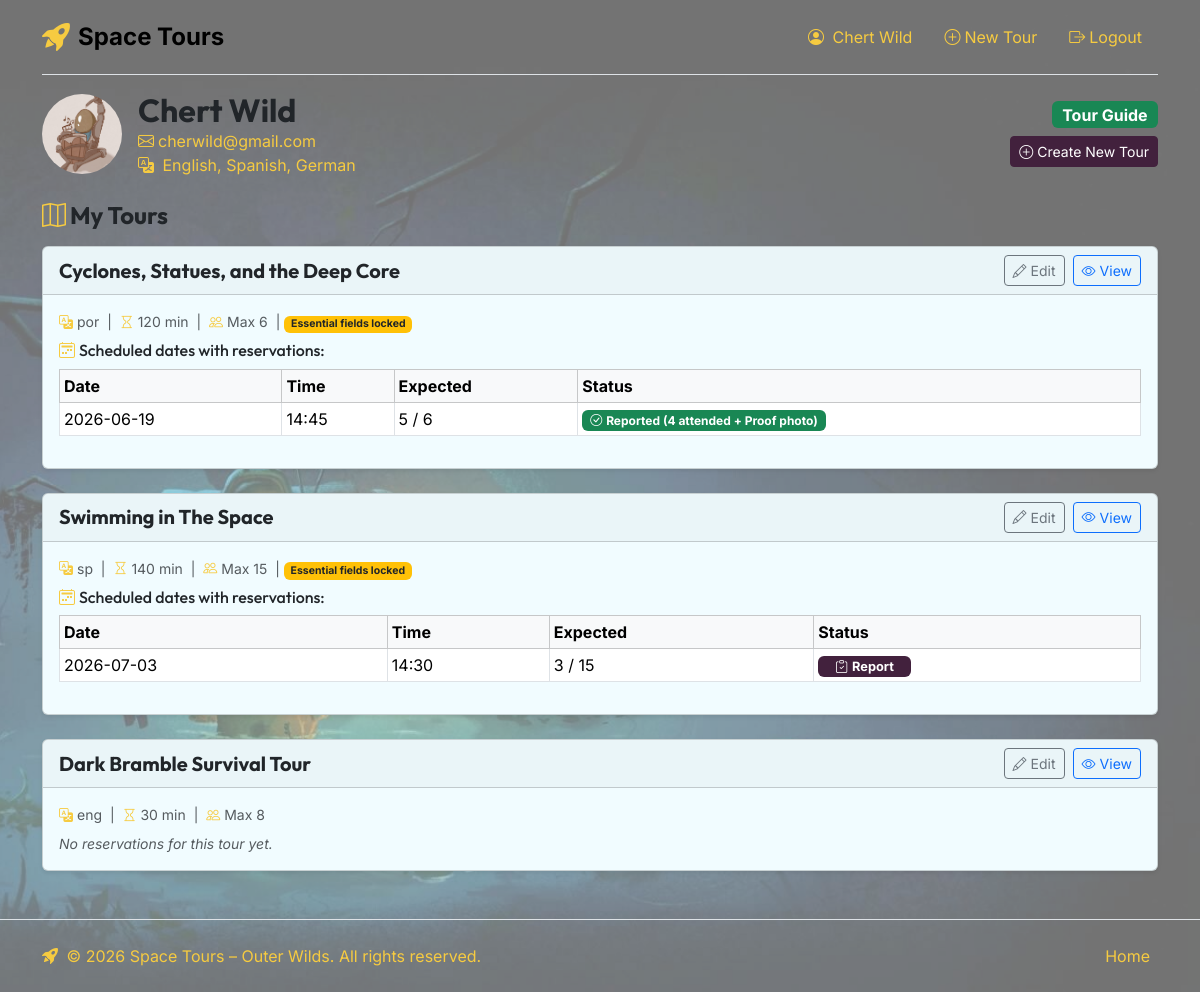
Screenshot of /profile (signed in) with the database file from the repository.
### tables this page shows
CREATE TABLE "Guides" (
	"id"	INTEGER NOT NULL UNIQUE,
	"first_name"	TEXT NOT NULL,
	"last_name"	TEXT NOT NULL,
	"email"	TEXT NOT NULL UNIQUE,
	"languages"	TEXT NOT NULL,
	"password"	TEXT NOT NULL,
	"profile_img_address"	TEXT,
	PRIMARY KEY("id")
);

CREATE TABLE "Tours" (
	"id"	INTEGER NOT NULL UNIQUE,
	"title"	TEXT NOT NULL,
	"guide_id"	INTEGER NOT NULL,
	"schedule"	TEXT NOT NULL,
	"meetpoint_place_id"	INTEGER NOT NULL,
	"duration"	INTEGER NOT NULL,
	"language"	TEXT NOT NULL,
	"max_part_count"	INTEGER NOT NULL,
	"description"	TEXT NOT NULL,
	"photo_1_address"	TEXT NOT NULL,
	"photo_2_address"	TEXT NOT NULL,
	"photo_3_address"	TEXT NOT NULL,
	"photo_4_address"	TEXT NOT NULL,
	"photo_5_address"	TEXT NOT NULL,
	PRIMARY KEY("id" AUTOINCREMENT)
);

CREATE TABLE "Reserved_Tours" (
	"id"	INTEGER NOT NULL UNIQUE,
	"tour_id"	INTEGER NOT NULL,
	"date"	TEXT NOT NULL,
	"time"	TEXT NOT NULL,
	"actual_part_count"	INTEGER,
	"proof_img_address"	TEXT,
	"reported"	INTEGER NOT NULL,
	"expected_part_count"	INTEGER NOT NULL,
	PRIMARY KEY("id" AUTOINCREMENT)
);

### app.py (the view)
@app.route('/profile')
@login_required
def profile():
    if current_user.user_type == 'participant':
        _, pid = current_user.id.split('_', 1)
        reservations = ops.get_participant_profile_data(pid)
        reservations.sort(key=lambda r: (r['reserved_tour']['date'], r['reserved_tour']['time']))
        return render_template('profile.html', reservations=reservations)
    elif current_user.user_type == 'guide':
        _, gid = current_user.id.split('_', 1)
        tours = ops.get_guide_profile_data(gid)
        for t in tours:
            t['reserved_tours'].sort(key=lambda rt: (rt['date'], rt['time']))
        tours.sort(key=lambda t: min((rt['date'] for rt in t['reserved_tours']), default='9999-12-31'))
        reverse_languages = {v: k for k, v in LANGUAGES.items()}
        guide_languages = [reverse_languages.get(code) for code in current_user.languages.split(';') if code]
        return render_template('profile.html', tours=tours, languages=guide_languages)
    elif current_user.user_type == 'admin':
        stats, guides_with_tours = ops.get_admin_profile_data()
        return render_template('profile.html', stats=stats, guides=guides_with_tours)
    return redirect(url_for('home'))

### templates/profile.html (shortened to what this page needs)
{% extends 'base.html' %}
{% block content %}
{% if current_user.user_type == 'participant' %}
<header class="d-flex justify-content-between align-items-center mb-4">
  <div>
    <h2><i class="bi bi-person-circle me-2 text-primary"></i>{{ current_user.first_name }} {{ current_user.last_name }}
    </h2>
    <p class="text-muted mb-0 text-primary"><i class="bi bi-envelope me-1 text-primary"></i>{{ current_user.email }}</p>
  </div>
  <span class="badge bg-primary fs-6">Participant</span>
</header>
<h4 class="mb-3 fw-bold"><i class="bi bi-calendar-check me-1 text-primary"></i>My Reservations</h4>
{% if reservations %}
{% for item in reservations|reverse %}
<article class="card mb-3 shadow-sm border-0">
  <div class="card-body {{ 'bg-grey-color' if item.is_past else 'bg-silver-color' }}">
    <div class="row align-items-center ">
      <div class="col-12 col-md-8">
        <h5 class="card-title mb-1">
          {{ item.tour.title }}
          {% if item.is_past %}
          <span class="badge bg-purple-color text-white border ms-2 mt-1 fw-normal"
            style="font-size: 0.8rem;">Past</span>
          {% endif %}
        </h5>
        <p class="mb-1">
          <i class="bi bi-calendar me-1 text-primary"></i>
          <strong>{{ item.reserved_tour.date }}</strong> at <strong>{{ item.reserved_tour.time }}</strong>
        </p>
        <p class="mb-1">
          <i class="bi bi-geo-alt me-1 text-success"></i>
          Meeting point: <strong>{{ item.meetpoint_name }}</strong>
        </p>
        <p class="mb-1">
          <i class="bi bi-people me-1 text-info"></i>
          Party size: <strong>{{ item.reservation.person_count }}</strong> person(s)
        </p>
        {% if item.reservation.addit_person_1 %}
        <p class="mb-0 small text-muted">
          Additional:
          {{ item.reservation.addit_person_1 }}
          {% if item.reservation.addit_person_2 %}, {{ item.reservation.addit_person_2 }}{% endif %}
          {% if item.reservation.addit_person_3 %}, {{ item.reservation.addit_person_3 }}{% endif %}
        </p>
        {% endif %}
      </div>
      <div class="col-12 col-md-4 text-md-end mt-3 mt-md-0">
        {% if item.is_past %}
        <span class="badge bg-secondary">
          <i class="bi bi-calendar-x me-1"></i>Past Reservation
        </span>
        {% elif item.can_cancel %}
        <form action="{{ url_for('cancel_reservation', reservation_id=item.reservation.id) }}" method="post">
          <button type="submit" class="btn btn-outline-danger btn-sm"
            onclick="return confirm('Cancel this reservation?')">
            <i class="bi bi-x-circle me-1"></i>Cancel
          </button>
        </form>
        {% else %}
        <span class="badge bg-secondary">
          <i class="bi bi-lock me-1"></i>Cannot cancel (within 24 h)
        </span>
        {% endif %}
      </div>
    </div>
  </div>
</article>
{% endfor %}
{% else %}
<div class="alert alert-info">
  <i class="bi bi-info-circle me-1"></i>
  You have no reservations yet.
  <a href="{{ url_for('home') }}#tours-anchor" class="alert-link">Browse tours</a>
</div>
{% endif %}
{% elif current_user.user_type == 'guide' %}
<header class="d-flex justify-content-between align-items-center mb-4">
  <div class="d-flex align-items-center gap-3">
    {% if current_user.profile_img_address %}
    <img src="{{ url_for('static', filename=current_user.profile_img_address) }}" class="guide-avatar"
      alt="Profile photo">
    {% else %}
    <div class="guide-avatar bg-secondary d-flex align-items-center justify-content-center text-white fs-3">
      <i class="bi bi-person"></i>
    </div>
    {% endif %}
    <div>
      <h2 class="mb-0 fw-bold">{{ current_user.first_name }} {{ current_user.last_name }}</h2>
      <p class="text-muted mb-0 text-primary"><i class="bi bi-envelope me-1 text-primary"></i>{{ current_user.email }}
      </p>
      <p class="text-muted mb-0 text-primary">
        <i class="bi bi-translate me-1 text-primary"></i>
        {%for lan in languages %}
        {{lan + ', ' if lan != languages[-1] else lan}}
        {%endfor%}
      </p>
    </div>
  </div>
  <div class="d-flex flex-column align-items-end gap-2">
    <span class="badge bg-success fs-6">Tour Guide</span>
    <a href="{{ url_for('create_tour') }}" class="btn btn-primary btn-sm">
      <i class="bi bi-plus-circle me-1"></i>Create New Tour
    </a>
  </div>
</header>
<h4 class="mb-3 fw-bold"><i class="bi bi-map me-1 text-primary"></i>My Tours</h4>
{% if tours %}
{% for tour_item in tours %}
<article class="card mb-4 shadow-sm bg-silver-color">
  <div class="card-header d-flex justify-content-between align-items-center">
    <h5 class="mb-0 fw-bold">{{ tour_item.title }}</h5>
    <div class="d-flex gap-2">
      <a href="{{ url_for('edit_tour', tour_id=tour_item.id) }}" class="btn btn-sm btn-outline-secondary">
        <i class="bi bi-pencil me-1"></i>Edit
      </a>
      <a href="{{ url_for('tour_detail', tour_id=tour_item.id) }}" class="btn btn-sm btn-outline-primary">
        <i class="bi bi-eye me-1"></i>View
      </a>
    </div>
  </div>
  <div class="card-body">
    <p class="text-muted small mb-2">
      <i class="bi bi-translate me-1 text-primary"></i>{{ tour_item.language }} &nbsp;|&nbsp;
      <i class="bi bi-hourglass me-1 text-primary"></i>{{ tour_item.duration }} min &nbsp;|&nbsp;
      <i class="bi bi-people me-1 text-primary"></i>Max {{ tour_item.max_part_count }}
      {% if tour_item.has_reservations %}
      &nbsp;|&nbsp;<span class="badge bg-warning text-dark">Essential fields locked</span>
      {% endif %}
    </p>
    {% if tour_item.reserved_tours %}
    <h6 class="mt-2"><i class="bi bi-calendar2-week me-1 text-primary"></i>Scheduled dates with reservations:</h6>
    <div class="table-responsive">
      <table class="table table-sm table-bordered">
        <thead class="table-light">
          <tr>
            <th>Date</th>
            <th>Time</th>
            <th>Expected</th>
            <th>Status</th>
          </tr>
        </thead>
        <tbody>
          {% for rt in tour_item.reserved_tours %}
          <tr>
            <td>{{ rt.date }}</td>
            <td>{{ rt.time }}</td>
            <td>{{ rt.expected_part_count }} / {{ tour_item.max_part_count }}</td>
            <td>
              {% if rt.is_past %}
              {% if rt.reported %}
              <span class="badge bg-success">
                <i class="bi bi-check-circle me-1"></i>Reported ({{ rt.actual_part_count }} attended + Proof photo)
              </span>
              {% elif rt.reportable %}
              <a href="{{ url_for('report_tour', reserved_tour_id=rt.id) }}" class="btn btn-sm btn-report">
                <i class="bi bi-clipboard-check me-1"></i>Report
              </a>
              {% endif %}
              {% else %}
              <span class="badge bg-info text-dark">
                <i class="bi bi-clock me-1"></i>Upcoming
              </span>
              {% endif %}
            </td>
          </tr>
          {% endfor %}
        </tbody>
      </table>
    </div>
    {% else %}
    <p class="text-muted small fst-italic mb-0">No reservations for this tour yet.</p>
    {% endif %}
  </div>
</article>
{% endfor %}
{% else %}
<div class="alert alert-info">
  <i class="bi bi-info-circle me-1"></i>
  You haven't created any tours yet.
  <a href="{{ url_for('create_tour') }}" class="alert-link">Create your first tour</a>
</div>
{% endif %}
{% endif %}
{% endblock %}
{% block styles %}
  <link rel="stylesheet" href="{{ url_for('static', filename='styles/profile.css') }}">
{% endblock %}

### templates/base.html (shortened to what this page needs)
<!DOCTYPE html>
<html lang="en">
<head>
  <link href="https://cdn.jsdelivr.net/npm/bootstrap@5.3.8/dist/css/bootstrap.min.css" rel="stylesheet"
>
  <link rel="stylesheet" href="https://cdn.jsdelivr.net/npm/bootstrap-icons@1.13.1/font/bootstrap-icons.min.css">
  <link rel="stylesheet" href="{{ url_for('static', filename='styles/global.css') }}">
  {% block styles %}{% endblock %}
</head>
{% if current_user.is_authenticated and current_user.user_type == 'guide' %}
{% set bg_class = 'bg-guide' %}
{% elif current_user.is_authenticated and current_user.user_type == 'participant' %}
{% set bg_class = 'bg-participant' %}
{% elif current_user.is_authenticated and current_user.user_type == 'admin' %}
{% set bg_class = 'bg-admin' %}
{% else %}
{% set bg_class = 'bg-guest' %}
{% endif %}
<body class="d-flex flex-column min-vh-100 page-bg {{ bg_class }}"">
  <div class=" d-flex flex-column min-vh-100 page-overlay">
  <div class="container">
    <header class="d-flex flex-wrap justify-content-between align-items-center py-3 mb-3 border-bottom">
      <a href="{{ url_for('home') }}" class="d-flex align-items-center text-decoration-none link-body-emphasis">
        <i class="bi bi-rocket-takeoff-fill fs-3 me-2 text-primary"></i>
        <span class="fs-4 fw-bold">Space Tours</span>
      </a>
      <nav aria-label="Main Navigation">
        <ul class="nav nav-pills">
          {% if not current_user.is_authenticated %}
          <li class="nav-item">
            <a href="{{ url_for('login') }}" class="nav-link text-primary" id="nav-login">
              <i class="bi bi-box-arrow-in-right me-1 text-primary"></i>Login
            </a>
          </li>
          <li class="nav-item">
            <a href="{{ url_for('register') }}" class="nav-link text-primary" id="nav-register">
              <i class="bi bi-person-plus me-1 text-primary"></i>Register
            </a>
          </li>
          {% else %}
          <li class="nav-item">
            <a href="{{ url_for('profile') }}" class="nav-link text-primary" id="nav-profile">
              <i class="bi bi-person-circle me-1 text-primary"></i>
              {% if current_user.user_type == 'admin' %}
              {{ current_user.username }}
              {% else %}
              {{ current_user.first_name }} {{ current_user.last_name }}
              {% endif %}
            </a>
          </li>
          {% if current_user.user_type == 'guide' %}
          <li class="nav-item">
            <a href="{{ url_for('create_tour') }}" class="nav-link text-primary" id="nav-create-tour">
              <i class="bi bi-plus-circle me-1 text-primary"></i>New Tour
            </a>
          </li>
          {% endif %}
          <li class="nav-item">
            <a href="{{ url_for('logout') }}" class="nav-link text-primary" id="nav-logout">
              <i class="bi bi-box-arrow-right me-1 text-primary"></i>Logout
            </a>
          </li>
          {% endif %}
        </ul>
      </nav>
    </header>
    <main class="mb-5">
      {% block content %}{% endblock %}
    </main>
  </div>
  <footer class="mt-auto border-top">
    <div class="container py-3">
      <div class="row align-items-center">
        <div class="col-12 col-md-6 mb-2 mb-md-0">
          <span class="text-primary">
            <i class="bi bi-rocket-takeoff-fill me-1 text-primary"></i>
            © 2026 Space Tours – Outer Wilds. All rights reserved.
          </span>
        </div>
        <div class="col-12 col-md-6">
          <ul class="nav justify-content-md-end justify-content-start">
            <li class="nav-item">
              <a href="{{ url_for('home') }}" class="nav-link px-2 text-primary">Home</a>
            </li>
          </ul>
        </div>
      </div>
    </div>
  </footer>
  </div>
</body>
</html>

### rows the page displays
Guides: first_name "Chert", last_name "Wild", profile_img_address (picture), email "cherwild@gmail.com"
Tours: title "Cyclones, Statues, and the Deep Core", language "por", duration "120", max_part_count "6", shows "Essential fields locked"
Reserved_Tours: date "2026-06-19", time "14:45", expected_part_count "5", actual_part_count "4"
Tours: title "Swimming in The Space", language "sp", duration "140", max_part_count "15", shows "Essential fields locked"
Reserved_Tours: date "2026-07-03", time "14:30", expected_part_count "3"
Tours: title "Dark Bramble Survival Tour", language "eng", duration "30", max_part_count "8", shows "No reservations for this tour yet."

### other values shown
{{ lan + ', ' if lan != languages[-1] else lan }} "English," "Spanish," "German"
